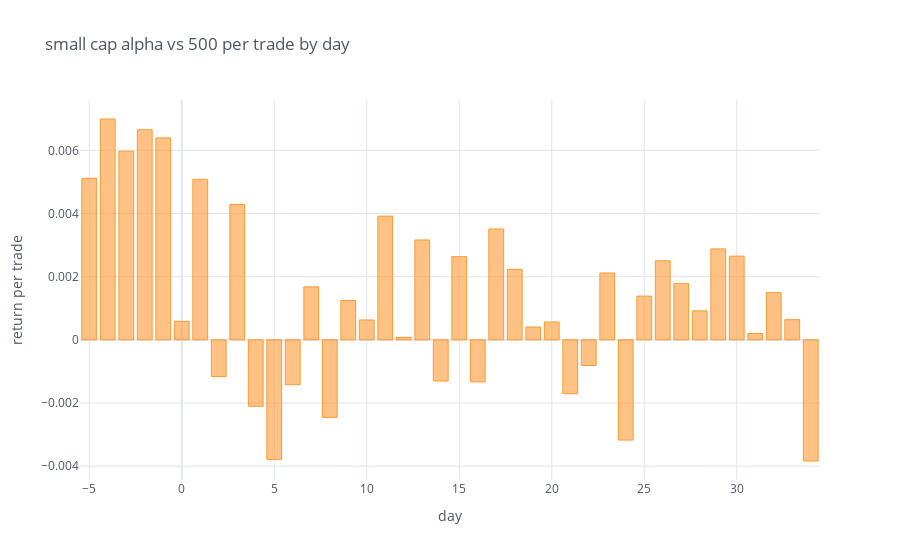

The code cell stored with this chart in its notebook:
### Markdown cell above
### - alpha decay: alpha shrinks over time, but small cap shows alpha til day 10-15
- whole universe has around 9bps abs return and 5bps alpha per day in the time period, this is the benchmark
- small cap universe has around 8bps abs return and 4bps alpha per day
- large cap universe has around 11bps abs return and 8bps alpha per day
- vs 2000: whole universe 4bps alpha and small cap 3bps alpha

### Code cell
broker_trade_analytics_alpha500_df_small.mean(axis = 1).iplot(kind = "bar",
                                        theme = 'white',
                                        xTitle = "day",
                                        yTitle = "return per trade",
                                        title = "small cap alpha vs 500 per trade by day")

### Figure 1 — Plotly figure (JSON) as saved in the notebook; plotly's stock layout.template omitted (floating-point values rounded to 4 significant figures)
{"data": [{"marker": {"color": "rgba(255, 153, 51, 0.6)", "line": {"color": "rgba(255, 153, 51, 1.0)", "width": 1}}, "name": "None", "orientation": "v", "text": "", "type": "bar", "x": [-5, -4, -3, -2, -1, 0, 1, 2, 3, 4, 5, 6, 7, 8, 9, 10, 11, 12, 13, 14, 15, 16, 17, 18, 19, 20, 21, 22, 23, 24, 25, 26, 27, 28, 29, 30, 31, 32, 33, 34], "y": [0.005114, 0.006992, 0.005975, 0.006651, 0.006393, 0.0005873, 0.005081, -0.001164, 0.004287, -0.002103, -0.003786, -0.00142, 0.001678, -0.002455, 0.001246, 0.0006289, 0.003917, 7.899e-05, 0.003162, -0.001304, 0.002634, -0.001332, 0.003508, 0.002232, 0.000406, 0.0005653, -0.001706, -0.0008137, 0.002116, -0.003173, 0.001384, 0.002501, 0.001781, 0.0009175, 0.002879, 0.00265, 0.0001993, 0.001495, 0.0006395, -0.003836]}], "layout": {"legend": {"bgcolor": "#FFFFFF", "font": {"color": "#4D5663"}}, "paper_bgcolor": "#FFFFFF", "plot_bgcolor": "#FFFFFF", "title": {"font": {"color": "#4D5663"}, "text": "small cap alpha vs 500 per trade by day"}, "xaxis": {"gridcolor": "#E1E5ED", "showgrid": true, "tickfont": {"color": "#4D5663"}, "title": {"font": {"color": "#4D5663"}, "text": "day"}, "zerolinecolor": "#E1E5ED"}, "yaxis": {"gridcolor": "#E1E5ED", "showgrid": true, "tickfont": {"color": "#4D5663"}, "title": {"font": {"color": "#4D5663"}, "text": "return per trade"}, "zerolinecolor": "#E1E5ED"}}}
